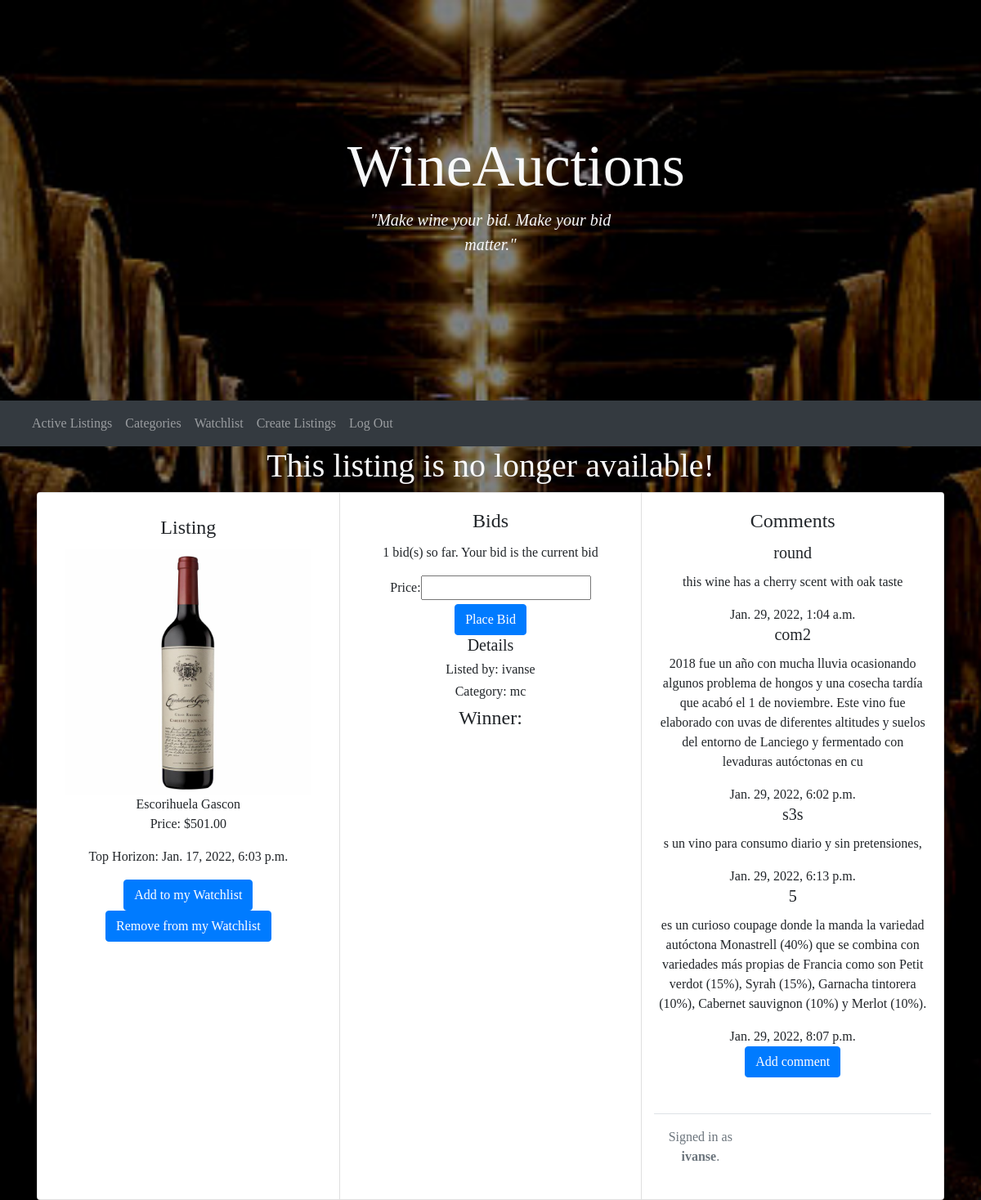
Screenshot of /listing/4 (signed in) with the database file from the repository.
### auctions/models.py (models this page shows)
class listing(models.Model):
    item = models.CharField(max_length=255)
    description = models.CharField(max_length=255, blank=True)
    price = models.DecimalField(max_digits=10, decimal_places=2)
    category = models.CharField(max_length=67, choices=dicCategorie)
    tophorizon = models.DateTimeField(auto_now_add=True, blank=True)
    owner = models.ForeignKey(
        User, on_delete=models.CASCADE, related_name="owners")
    bid = models.ManyToManyField(bid, blank=True, related_name="bid")
    comments = models.ManyToManyField(
        comment, blank=True, related_name="comments")
    photo = models.ImageField(
        upload_to='static/media/', null=True, blank=True)
    closed = models.BooleanField(default=False)

class User(AbstractUser):
    pass

class comment(models.Model):
    title = models.CharField(max_length=25, default="")
    comment = models.CharField(max_length=255)
    time = models.DateTimeField(auto_now_add=True, blank=True)

### auctions/views.py (the view)
# urls.py: path("listing/<int:id>", views.listings_view, name="listing"),
@login_required
def listings_view(request, id):
    listing_ = listing.objects.get(pk=id)
    if request.method == "POST":
        user = User.objects.get(username=request.user)
        if request.POST.get("button") == "Watchlist":
            if not user.watchlist.filter(listing=listing_):
                watchlist = watchlist()
                watchlist.user = user
                watchlist.listing = listing_
                watchlist.save()
            else:
                user.watchlist.filter(listing=listing_).delete()
            return HttpResponseRedirect(reverse('listing', args=(listing_.id,)))
        if not listing_.closed:
            if request.POST.get("button") == "Close":
                listing_.closed = True
                listing_.save()
            else:
                bid = listing_.bid.all()
                if user.username != listing_.owner.username:  # no es el dueno
                    if price <= listing_.price:
                        return render(request, "auctions/listing.html", {
                            "listing": listing_,
                            "form": bid_form(),
                            "message": "Your bid has a wrong amount."
                        })
                    form_ = bid_form(request.POST)
                    if form_.is_valid():
                        bid_ = form_.save(commit=False)
                        bid_.user = user
                        bid_.save()
                        listing_.bid.add(bid_)
                        listing_.price = price
                        listing_.save()
                    else:
                        return render(request, 'auctions/listing.html', {
                            "form": form
                        })
                else:  # es el dueno
                    return render(request, "auctions/listing.html", {
                        "listing": listing_,
                        "form": bid_form(),
                        "message": "Owners cannot make bids!"
                    })
        return HttpResponseRedirect(reverse('listing', args=(listing_.id,)))
    else:
        return render(request, "auctions/listing.html", {
            "listing": listing_,
            "form": bid_form(),
            "message": ""
        })

### auctions/forms.py
class bid_form(ModelForm):
    class Meta:
        model = bid
        fields = ["price"]

### auctions/templates/auctions/listing.html (shortened to what this page needs)
{% extends 'auctions/layout.html' %}
{% block body %}
{% if listing.closed %}
<h1 class="text-light">
  This listing is no longer available!
</h1>
{% endif %}
<div class="container">
  <div class="card-group">
    <div class="card" style="width: 18rem;">
      <div class="card-body">
        <div class="card-title">
          <h4>Listing</h4>
        </div>
        <img src="{{ listing.photo.url }}" alt="image" style="width: 300px; height: auto">
        <div class="card-text">{{ listing.description }}</div>
        <p class="card-text">Price: ${{ listing.price }}</p>
        <p class="card-text">Top Horizon: {{ listing.tophorizon }}
        <form action="{% url 'add_watchlist' listing.id %}" method="POST">
          <button type="submit" name="button" class="btn btn-primary" value="Watchlist">Add to my Watchlist</button>
          <button type="submit" name="button" class="btn btn-primary" value="RWatchlist">Remove from my Watchlist</button>
        </form>
      </div>
    </div>
    <div class="card" style="width: 18rem;">
      <form action="{% url 'listing' listing.id %}" method="POST">
        <div class="card-body">
          <div class="card-title"><h4>Bids</h4></div>
          <p class="card-text">{{ listing.bid.count }} bid(s) so far. Your bid is the current bid</p>
          {{ form }}
          <input type="submit" name="button" class="btn btn-primary" value="Place Bid">
          <h5>Details</h5>
          <h6>Listed by: {{ listing.owner }}</h6>
          <h6>Category: {{ listing.category }}</h6>
          {% if listing.closed %}
          <h4>Winner: {{ listing.bid.last.user.username }}</h4>
          {% endif %}
        </div>
      </form>
    </div>
    <div class="card" style="width: 18rem;">
      <div class="card-body">
        <div class="card-title"><h4>Comments</h4></div>
        {% for comment in listing.comments.all %}
        <div class="card-title">
          <h5>
            {{ comment.title }}
          </h5>
        </div>
        <div class="card-text">
          <p>{{ comment.comment }}</p>
          <h7>{{ comment.time }}</h7>
        </div>
        {% endfor %}
        <form action="{% url 'comment' listing.id %}" method="POST">
          <button type="submit" name="button" class="btn btn-primary" value="Comment">Add comment</button>
        </form>
        {% endblock %}

### auctions/templates/auctions/layout.html (shortened to what this page needs)
{% load static %}
<!DOCTYPE html>
<html lang="en">
<head>
  <link rel="stylesheet" href="https://stackpath.bootstrapcdn.com/bootstrap/4.4.1/css/bootstrap.min.css"
>
  <link href="{% static 'auctions/styles.css' %}" rel="stylesheet">
</head>
<body>
  <div class="position-relative overflow-hidden p-3 p-md-5 m-md-3 text-center ">
    <div class="col-md-5 p-lg-5 mx-auto my-5">
      <h1 class="display-3 fw-normal text-light">WineAuctions </h1>
      <p class="lead fw-normal"><i class="fas fa-wine-bottle text-light">"Make wine your bid. Make your bid matter."</i>
      </p>
    </div>
  </div>
  <nav class="navbar navbar-expand-sm navbar-dark bg-dark" aria-label="Third navbar example">
    <div class="container-fluid">
      <div class="collapse navbar-collapse" id="navbarsExample03">
        <ul class="navbar-nav me-auto mb-2 mb-sm-0">
          <li class="nav-item">
            <a class="nav-link" href="{% url 'index' %}">Active Listings</a>
          </li>
          <li class="nav-item">
            <a class="nav-link" href="{% url 'categories' %}">Categories</a>
          </li>
          <li class="nav-item">
            <a class="nav-link" href="{% url 'watchlist' %}">Watchlist</a>
          </li>
          <li class="nav-item">
            <a class="nav-link" href="{% url 'create_listings' %}">Create Listings</a>
          </li>
          {% if user.is_authenticated %}
          <li class="nav-item">
            <a class="nav-link" href="{% url 'logout' %}">Log Out</a>
          </li>
          {% endif %}
        </ul>
      </div>
    </div>
  </nav>
  <div class="container-fluid justify-content-center">
    {% block body %}
    {% endblock %}
  </div>
  <div class="container">
    <footer class="d-flex flex-wrap justify-content-between align-items-center py-3 my-4 border-top">
      <div class="col-md-4 d-flex align-items-center">
        <span class="text-muted">{% if user.is_authenticated %}
          Signed in as <strong>{{ user.username }}</strong>.
          {% else %}
          Not signed in.
          {% endif %}</span>
      </div>
    </footer>
  </div>
</body>
</html>

### auctions/static/auctions/styles.css (style rules this page uses)
html,body { height: 100%; width: 100%; }

### rows the page displays
listing: photo (picture), description "Escorihuela Gascon", price "501.00", tophorizon "Jan. 17, 2022, 6:03 p.m.", bid.count "1", owner "ivanse", category "mc"
comment: title "round", comment "this wine has a cherry scent with oak taste", time "Jan. 29, 2022, 1:04 a.m."
comment: title "com2", comment "2018 fue un año con mucha lluvia ocasionando algunos problema de hongos y una cosecha tardía que acabó el 1 de noviembre. Este vino fue elaborado con uvas de diferentes altitudes y suelos del entorno de Lanciego y fermentado con levaduras autóctonas en cu", time "Jan. 29, 2022, 6:02 p.m."
comment: title "s3s", comment "s un vino para consumo diario y sin pretensiones,", time "Jan. 29, 2022, 6:13 p.m."
comment: title "5", comment "es un curioso coupage donde la manda la variedad autóctona Monastrell (40%) que se combina con variedades más propias de Francia como son Petit verdot (15%), Syrah (15%), Garnacha tintorera (10%), Cabernet sauvignon (10%) y Merlot (10%).", time "Jan. 29, 2022, 8:07 p.m."
User: username "ivanse"
